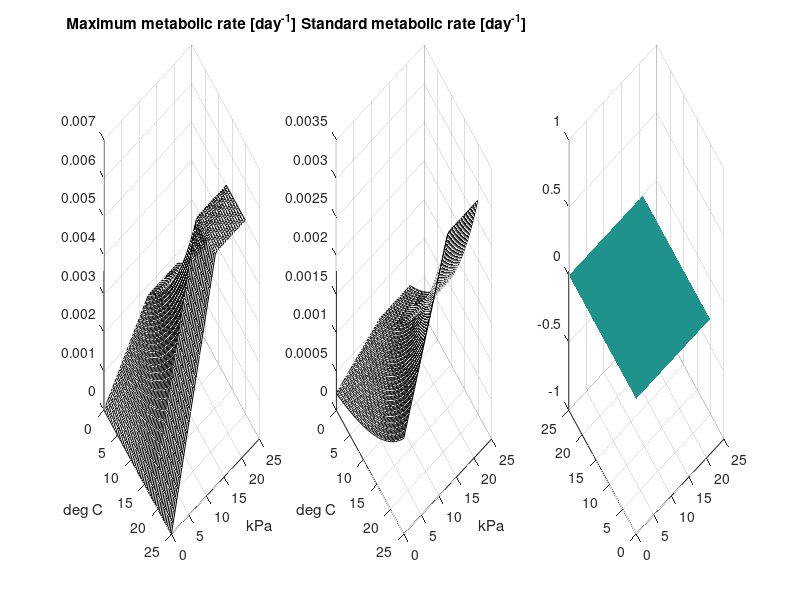

The MATLAB source for this figure: (Note: this script raises an error after producing the figure.)
t = 0:0.5:25; % [degree C] temperature
Cw = 0:0.5:21; % [kPa] Oxygen partial pressure in the water
[O,T] = meshgrid(Cw,t); % [kPa - degree C] Mesh with the values of both points at each node


%% For oxygen regulators
Wc = 6.41; % [gC] Weight of the organism in gC
Q10 = 2;
T0 = 6; % [degree C] Temperature at which we calculated t0 and M0
Tmax = 18; % [degree C] Temperature at which we reached the maximum MMR of fish = temperature at which the MS is maximum
pcrit = @(t) 2; % [kPa] Pcrit as a function of temperature, constant for now

t0 = 0.0014*Wc^(-0.25); % [day^-1] standard metabolic rate of fish at T0 degrees
% m0 = 6*t0; % [day^-1] Maximum metabolic rate of fish at T0 degrees

pmax = 21; % [kPa] 100% oxygen saturation
prop = 0.6; % % of oxygen saturation above which zooplankton are oxyregulators
factM = 3; % Factor of increase between SMRmax and MMRmax: MMRmax = factM*SMRmax
Smax = @(t) t0*Q10.^((t-T0)/10); % standard metabolic rate
% MMRmax = @(t) min(m0*Q10.^((t-T0)/10), m0*Q10.^((Tmax-T0)/10)) ; % [day^-1] higher bound of maximum metabolic rate at each T
% M = @(t,o) min(S(t)./pcrit(t).*o,MMRmax(t));
Mmax = @(t) factM*min(Smax(t),Smax(Tmax));

mmr = @(t,o2) (o2<prop*pmax)*(Mmax(t)*o2/(prop*pmax)) + (o2>=prop*pmax)*Mmax(t);

a = @(t) (Smax(t) - factM*Smax(t)*pcrit(t)/prop/pmax) / (prop*pmax-pcrit(t));
b = @(t) Smax(t) - a(t)*prop*pmax;

smr = @(t,o2) (o2<prop*pmax)*(a(t)*o2+b(t)) + (o2>=prop*pmax)*Smax(t);


MMR = arrayfun(mmr, T, O); %  M(T,O);
SMR = arrayfun(smr, T, O);%S(T);
MS = MMR-SMR; % [day^-1] Metabolic scope at each possible point

% for k = 1:size(t,2)
%     p = min(Cw(MS(k,:)>0)); % min O2 where MS>0
% %     pcrit(k) = p; %in case we need it
%     if size(p,2)==1 %i.e. if it is not an empty thingy
%         [~,index] = min(abs(Cw-p));
%         MS(k,1:index) = linspace(-SMR(k),0,index);
%     else
%         MS(k,:) = -SMR(k);
%     end
% end



figure
subplot(131)
surf(Cw,t,max(0,MMR),'FaceColor','none')
xlabel('kPa')
ylabel('deg C')
set(gca,'ydir','reverse')
title('Maximum metabolic rate [day^-^1]')
hold on
% surf(Cw,t,zeros(size(Cw,2),size(t,2))','LineStyle','none')
hold off

subplot(132)
surf(Cw,t,SMR,'FaceColor','none')
xlabel('kPa')
ylabel('deg C')
set(gca,'ydir','reverse')
title('Standard metabolic rate [day^-^1]')

subplot(133)
surf(Cw,t,zeros(size(Cw,2),size(t,2))','LineStyle','none')
alpha 0.8
hold on
surf(Cw,t,MS,'FaceColor','none')
xlabel('kPa')
ylabel('deg C')
set(gca,'ydir','reverse')
title('Metabolic scope [day^-^1]')

%% For oxygen conformers

Wc = 4.53*10^-6; % [gC] Weight of the organism in gC
Q10 = 2;
T0 = 15; % [degree C] Temperature at which we calculated t0 and M0
Tmax = 15; % [degree C] Temperature at which we reached the maximum MMR of fish
pmin = 12.6; % [kPa] Pmin - Until which concentration can organisms maintain their standard metabolic rate

t0 = 0.0014*Wc^(-0.25); % [day^-1] standard metabolic rate of fish at T0 degrees
m0 = 2*t0; % [day^-1] Maximum metabolic rate of fish at T0 degrees

S = @(t,o) t0*Q10.^((t-T0)/10).*min(1,o/pmin); % standard metabolic rate
MMRmax = @(t) min(m0*Q10.^((t-T0)/10), m0*Q10.^((Tmax-T0)/10)) ; % [day^-1] higher bound of maximum metabolic rate at each T
M = @(t,o) min(1,o/pmin).*MMRmax(t);


MMR = M(T,O);
SMR = S(T,O);
MS = M(T,O) - S(T,O); % [day^-1] Metabolic scope at each possible point

for k = 1:size(t,2)
    p = min(Cw(MS(k,:)>0)); % min O2 where MS>0
%     pcrit(k) = p; %in case we need it
    if size(p,2)==1 %i.e. if it is not an empty thingy
        [~,index] = min(abs(Cw-p));
        MS(k,1:index) = linspace(-SMR(k),0,index);
    else
        MS(k,:) = -SMR(k);
    end
end



figure
subplot(131)
surf(Cw,t,max(0,MMR),'FaceColor','none')
xlabel('kPa')
ylabel('deg C')
set(gca,'ydir','reverse')
title('Maximum metabolic rate [day^-^1]')
hold on
% surf(Cw,t,zeros(size(Cw,2),size(t,2))','LineStyle','none')
hold off

subplot(132)
surf(Cw,t,SMR,'FaceColor','none')
xlabel('kPa')
ylabel('deg C')
set(gca,'ydir','reverse')
title('Standard metabolic rate [day^-^1]')

subplot(133)
surf(Cw,t,zeros(size(Cw,2),size(t,2))','LineStyle','none')
alpha 0.8
hold on
surf(Cw,t,MS,'FaceColor','none')
xlabel('kPa')
ylabel('deg C')
set(gca,'ydir','reverse')
title('Metabolic scope [day^-^1]')
